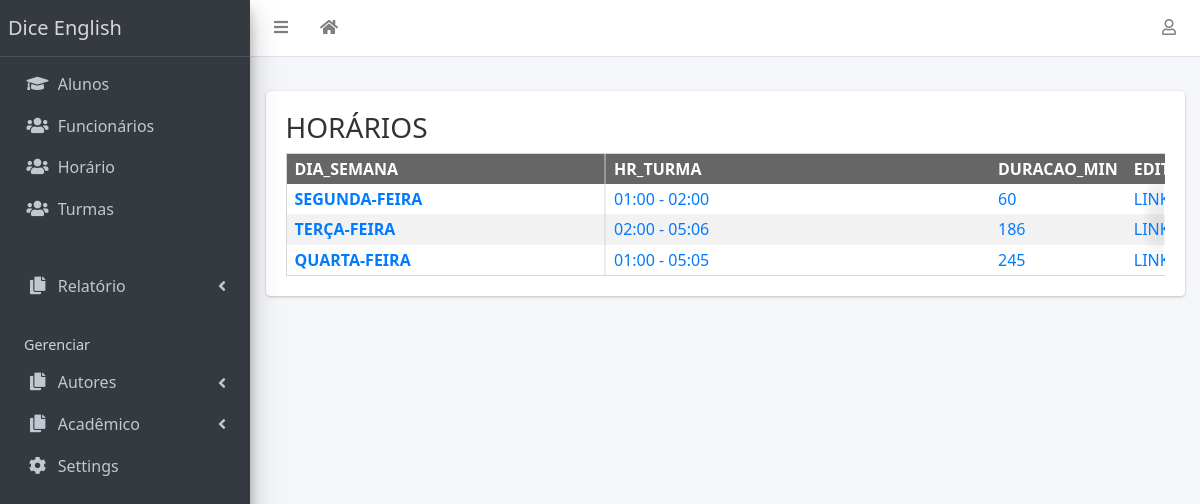
Page /horarios (signed in) on the earlier database version.
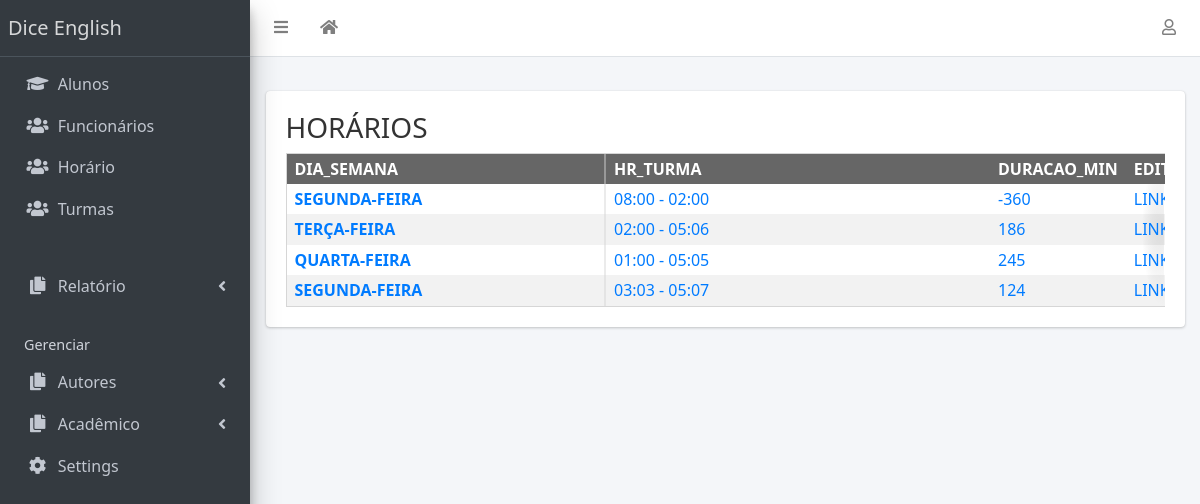
Same page on the later database version.
### academico/models.py (models this page shows, shortened)
class Horario(models.Model):
    id = models.AutoField(primary_key=True,)
    dia_semana_choice = (
        ('segunda-feira', 'segunda-feira'),
        ('terça-feira', 'terça-feira'),
        ('quarta-feira', 'quartada-feira'),
        ('quinta-feira', 'quintaa-feira'),
        ('sexta-feira', 'sextaa-feira'),
        ('sábado-feira', 'sábadoda-feira'),
        ('domingo-feira', 'domingoa-feira'),
    )
    dia_semana = models.CharField(max_length=30, blank=True, null=True, default='', choices=dia_semana_choice)
    hora_ini_choice = (
        (f'{x}', f'{x}')
        for x in range(0, 24)
    )
    hora_fim_choice = (
        (f'{x}', f'{x}')
        for x in range(0, 24)
    )
    min_ini_choice = (
        (f'{x}', f'{x}')
        for x in range(0, 60)
    )
    min_fim_choice = (
        (f'{x}', f'{x}')
        for x in range(0, 60)
    )
    hora_inicio = models.CharField(max_length=2, blank=True, null=True, default='', choices=hora_ini_choice)
    min_inicio = models.CharField(max_length=2, blank=True, null=True, default='', choices=min_ini_choice)
    hora_fim = models.CharField(max_length=2, blank=True, null=True, default='', choices=hora_fim_choice)
    min_fim = models.CharField(max_length=2, blank=True, null=True, default='', choices=min_fim_choice)
    def view_hr_turma(self):
        return f'{str(self.hora_inicio).zfill(2)}:{str(self.min_inicio).zfill(2)} - ' \
               f'{str(self.hora_fim).zfill(2)}:{str(self.min_fim).zfill(2)}'.upper()
    def view_duracao_min(self):
        ini = datetime.datetime(
            datetime.datetime.now().year,
            datetime.datetime.now().month,
            datetime.datetime.now().day,
            00 if self.hora_inicio == None else int(self.hora_inicio.zfill(2)),
            00 if self.min_inicio == None else int(self.min_inicio.zfill(2)),
            00
        )
        fim = datetime.datetime(
            datetime.datetime.now().year,
            datetime.datetime.now().month,
            datetime.datetime.now().day,
            00 if self.hora_fim == None else int(self.hora_fim.zfill(2)),
            00 if self.min_fim == None else int(self.min_fim.zfill(2)),
            00
        )
        delta = int((fim - ini).total_seconds() / 60)
        return delta

### academico/views.py (the view)
# urls.py: path('horarios', views.Horario().list, name='horarios'),
    def list(elf, request):
        if not request.user.is_authenticated:
            response = not_auth(request)
            return response
        else:
            horario = models.Horario.objects.all()
            result = {
                'horarios': horario,
            }
            response = render(
                request=request,
                template_name='horarios.html',
                context=result,
            )
            return response

### templates/horarios.html (shortened to what this page needs)
{% extends 'base.html' %}
{% block main %}
<h3> HORÁRIOS </h3>
<div  role="region" aria-labelledby="HeadersCol" tabindex="0" class="rowheaders limit-table">
     <table style="text-transform:uppercase;" >
        <thead>
            <tr>
                <th scope="col">  dia_semana </th>
                <th scope="col">  hr_turma </th>
                <th scope="col">  duracao_min </th>
                <th scope="col">  editar </th>
            </tr>
        </thead>
        <tbody>
    {% for horario in horarios %}
        <tr>
            <th scope="row"> <a href="{% url 'horario-update-form' horario.id %}">  {{ horario.dia_semana }} </a> </th>
                <td> <a href="#">  {{ horario.view_hr_turma }} </a> </td>
                <td> <a href="#">  {{ horario.view_duracao_min}} </a> </td>
                <td> <a href="{% url 'horario-update' horario.id %}">  link </a> </td>
        </tr>
    {% endfor %}
    </table>
</div>
{% endblock %}

Differences in the rows shown:
changed Horario (number 1 of 4 on the later page): view_hr_turma "01:00 - 02:00" → "08:00 - 02:00"; view_duracao_min "60" → "-360"
added Horario: dia_semana "SEGUNDA-FEIRA", view_hr_turma "03:03 - 05:07", view_duracao_min "124"
